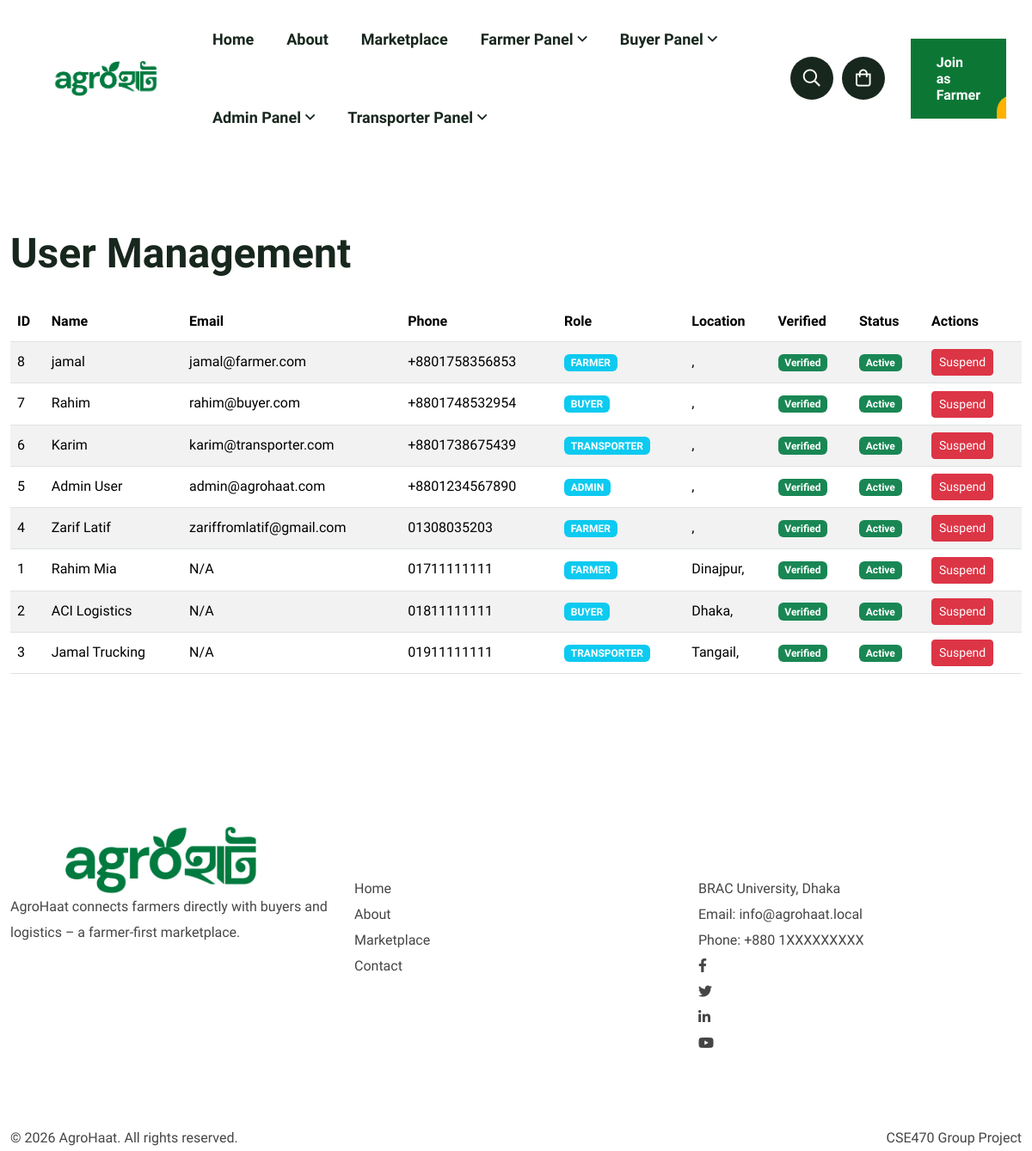
The app's page /public/admin/users.php (signed in), older data.
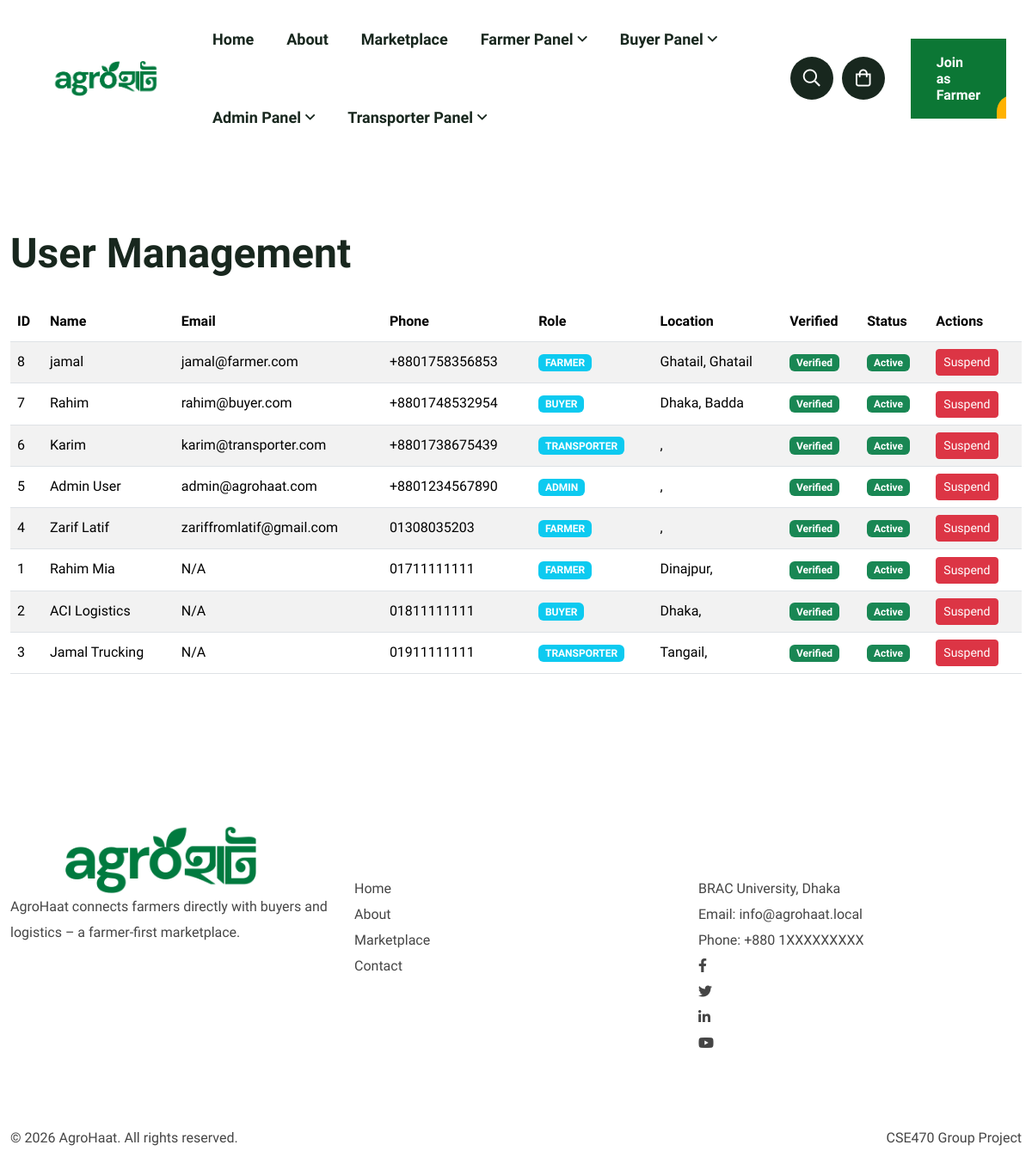
The same page, newer data.
### tables this page shows
CREATE TABLE `users` (
  `user_id` bigint(20) NOT NULL,
  `full_name` varchar(100) NOT NULL,
  `phone_number` varchar(15) NOT NULL,
  `email` varchar(100) DEFAULT NULL,
  `password_hash` varchar(255) NOT NULL,
  `role` enum('ADMIN','FARMER','BUYER','TRANSPORTER') NOT NULL,
  `division` varchar(50) DEFAULT NULL,
  `district` varchar(50) DEFAULT NULL,
  `upazila` varchar(50) DEFAULT NULL,
  `address_details` text DEFAULT NULL,
  `latitude` decimal(10,8) DEFAULT NULL,
  `longitude` decimal(11,8) DEFAULT NULL,
  `is_verified` tinyint(1) DEFAULT 0,
  `is_deleted` tinyint(1) DEFAULT 0,
  `created_at` timestamp NOT NULL DEFAULT current_timestamp(),
  `updated_at` timestamp NOT NULL DEFAULT current_timestamp() ON UPDATE current_timestamp()
);

### controllers/AdminController.php (called while the page is built, shortened)
<?php
class AdminController {
    private $pdo;
    public function __construct($pdo) {
        $this->pdo = $pdo;
    }
    public function getAllUsers($limit = 50, $offset = 0) {
        $sql = "SELECT user_id, full_name, email, phone_number, role, district, upazila, is_verified, is_deleted, created_at
                FROM users
                ORDER BY created_at DESC
                LIMIT :limit OFFSET :offset";
        $stmt = $this->pdo->prepare($sql);
        $stmt->bindValue(':limit', $limit, PDO::PARAM_INT);
        $stmt->bindValue(':offset', $offset, PDO::PARAM_INT);
        $stmt->execute();
        return $stmt->fetchAll(PDO::FETCH_ASSOC);
    }
}

### public/admin/users.php (the view, shortened to what this page needs)
<?php
require_once '../../config/config.php';
require_once '../../controllers/AdminController.php';
$admin = new AdminController($pdo);
$users = $admin->getAllUsers();
include '../../includes/header.php';
?>
<section class="pt-80 pb-80">
    <div class="container">
        <h2 class="mb-4">User Management</h2>
        <div class="table-responsive">
            <table class="table table-striped">
                <thead>
                    <tr>
                        <th>ID</th>
                        <th>Name</th>
                        <th>Email</th>
                        <th>Phone</th>
                        <th>Role</th>
                        <th>Location</th>
                        <th>Verified</th>
                        <th>Status</th>
                        <th>Actions</th>
                    </tr>
                </thead>
                <tbody>
                    <?php foreach ($users as $user): ?>
                        <tr>
                            <td><?= $user['user_id'] ?></td>
                            <td><?= htmlspecialchars($user['full_name']) ?></td>
                            <td><?= htmlspecialchars($user['email'] ?? 'N/A') ?></td>
                            <td><?= htmlspecialchars($user['phone_number']) ?></td>
                            <td><span class="badge bg-info"><?= htmlspecialchars($user['role']) ?></span></td>
                            <td><?= htmlspecialchars($user['district'] ?? '') ?>, <?= htmlspecialchars($user['upazila'] ?? '') ?></td>
                            <td>
                                <?php if ($user['is_verified']): ?>
                                    <span class="badge bg-success">Verified</span>
                                <?php else: ?>
                                    <span class="badge bg-warning">Unverified</span>
                                <?php endif; ?>
                            </td>
                            <td>
                                <?php if ($user['is_deleted']): ?>
                                    <span class="badge bg-danger">Suspended</span>
                                <?php else: ?>
                                    <span class="badge bg-success">Active</span>
                                <?php endif; ?>
                            </td>
                            <td>
                                <?php if (!$user['is_deleted']): ?>
                                    <form method="POST" style="display:inline;">
                                        <button type="submit" name="suspend_user" class="btn btn-sm btn-danger" onclick="return confirm('Suspend this user?')">Suspend</button>
                                    </form>
                                <?php endif; ?>
                            </td>
                        </tr>
                    <?php endforeach; ?>
                </tbody>
            </table>
        </div>
    </div>
</section>
<?php include '../../includes/footer.php'; ?>

Row changes from the older to the newer data that the page shows:
changed users "jamal": district (not shown) → "Ghatail"; upazila (not shown) → "Ghatail"
changed users "Rahim": district (not shown) → "Dhaka"; upazila (not shown) → "Badda"
